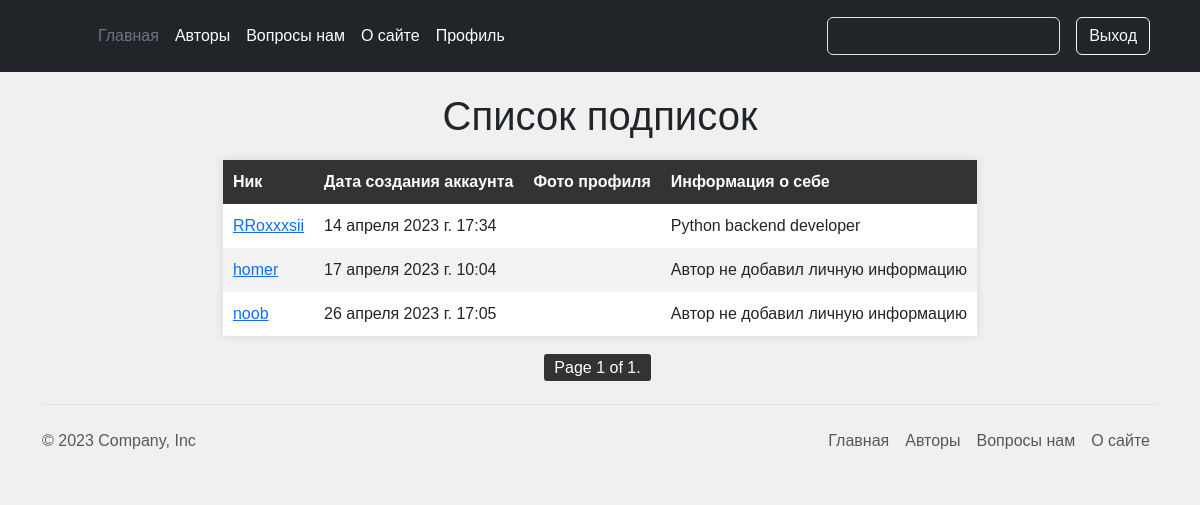
The page /authors/following/6 (signed in) on the database its author committed.
### account/models.py (models this page shows, shortened)
class Author(AbstractBaseUser, PermissionsMixin):
    email = models.EmailField(_('почтовый адрес'), unique=True)
    user_name = models.CharField(max_length=150)
    mobile = models.CharField(max_length=20, blank=True)
    gender = models.ForeignKey(Gender, on_delete=models.SET_NULL, blank=True, null=True)
    profile_photo = models.ImageField(upload_to='photos/%Y/%m/%d/', help_text=_('Фото профиля'), blank=True)
    profile_information = models.TextField(help_text='Расскажите о себе', blank=True)
    country = models.ForeignKey(Country, on_delete=models.SET_NULL, blank=True, null=True)
    telegram_link = models.URLField(_('Телеграмм аккаунт'), blank=True)
    city = models.CharField(_('Где живете'), max_length=70, blank=True, null=True)
    following = models.ManyToManyField(
        "self", blank=True, related_name="followers", symmetrical=False
    )
    is_active = models.BooleanField(default=False)
    is_staff = models.BooleanField(default=False)
    created = models.DateTimeField(auto_now_add=True)
    updated = models.DateTimeField(auto_now=True)
    objects = CustomAccountManager()
    USERNAME_FIELD = 'email'
    REQUIRED_FIELDS = ['user_name']
    class Meta:
        verbose_name = _("Аккаунт")
        verbose_name_plural = _("Аккаунты")
        ordering = ('user_name',)
    def get_absolute_url(self):
        return reverse('authors:author_detail_view', kwargs={'pk': self.pk})

### authors/views.py (the view)
# urls.py: path('following/<int:pk>', views.AuthorFollowingListView.as_view(), name='following_list_view'),
class AuthorFollowingListView(AuthorFollowingFollowersListMixin, ListView):
    extra_context = {'headline': 'Список подписок'}
    def get_queryset(self):
        user_obj = self.request.user
        queryset = user_obj.followers.all()
        return queryset

### authors/templates/authors/authors_list_view.html (shortened to what this page needs)
{% extends 'main/base.html' %}
{% load static %}
{% block content %}
<link rel="stylesheet" href="{% static 'main/css/authors_list_view.css' %}">
<link rel="stylesheet" href="{% static 'main/css/posts.css' %}">
    <h1 class="header-top">{{ headline }}</h1>
	<table>
		<thead>
			<tr>
				<th>Ник</th>
				<th>Дата создания аккаунта</th>
				<th>Фото профиля</th>
				<th>Информация о себе</th>
			</tr>
		</thead>
		<tbody>
			{% for author in authors %}
			<tr>
				<td class="list_item"><a href="{{ author.get_absolute_url }}">{{ author.user_name }}</a></td>
				<td class="list_item">{{ author.created }}</td>
                {% if not author.profile_photo %}
                    <td class="list_item"></td>
                {% else %}
                    <td class="list_item"><img src="{{ author.profile_photo.url }}" alt="Фото профиля"></td>
                {% endif %}
                {% if author.profile_information  %}
                <td class="list_item">{{ author.profile_information|truncatewords:20 }}</td>
                {% else %}
                <td class="list_item">Автор не добавил личную информацию</td>
                {% endif %}
			</tr>
			{% endfor %}
		</tbody>
	</table>
{% include 'main/pagination.html' %}
{% endblock %}

### main/static/main/css/authors_list_view.css (style rules this page uses)
body { font-family: Arial, sans-serif; background-color: #f0f0f0; margin: 0; padding: 0; }
h1 { text-align: center; margin-top: 20px; }
table { border-collapse: collapse; margin: 20px auto; background-color: #fff; box-shadow: 0px 0px 10px rgba(0, 0, 0, 0.1); }
th, td { padding: 10px; text-align: left; }
th { background-color: #333; color: #fff; }
tr:nth-child(even) { background-color: #f2f2f2 }

### rows shown on the page
Author: user_name "RRoxxxsii", created "14 апреля 2023 г. 17:34", profile_information "Python backend developer"
Author: user_name "homer", created "17 апреля 2023 г. 10:04", profile_information "Автор не добавил личную информацию"
Author: user_name "noob", created "26 апреля 2023 г. 17:05", profile_information "Автор не добавил личную информацию"

### other values the page prints
{{ headline }} "Список подписок"
{{ page_obj.number }} "1"
{{ page_obj.paginator.num_pages }} "1"
